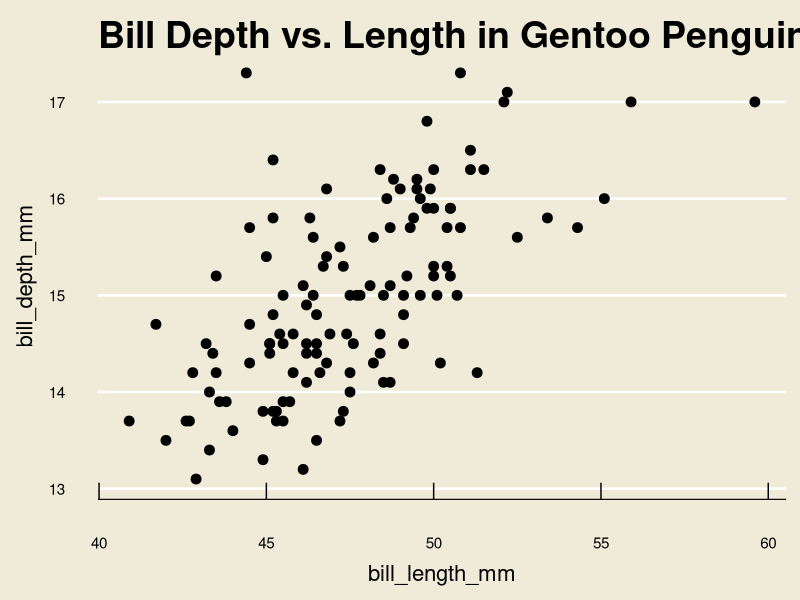
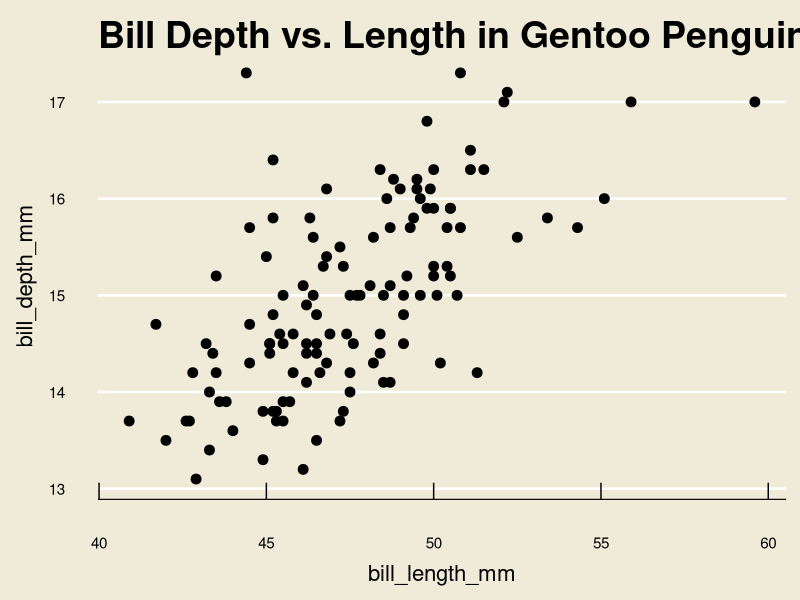
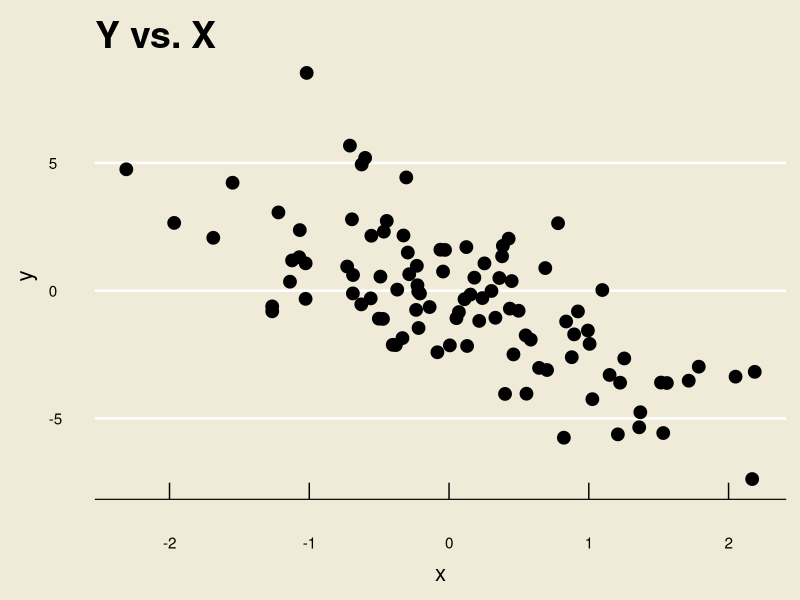
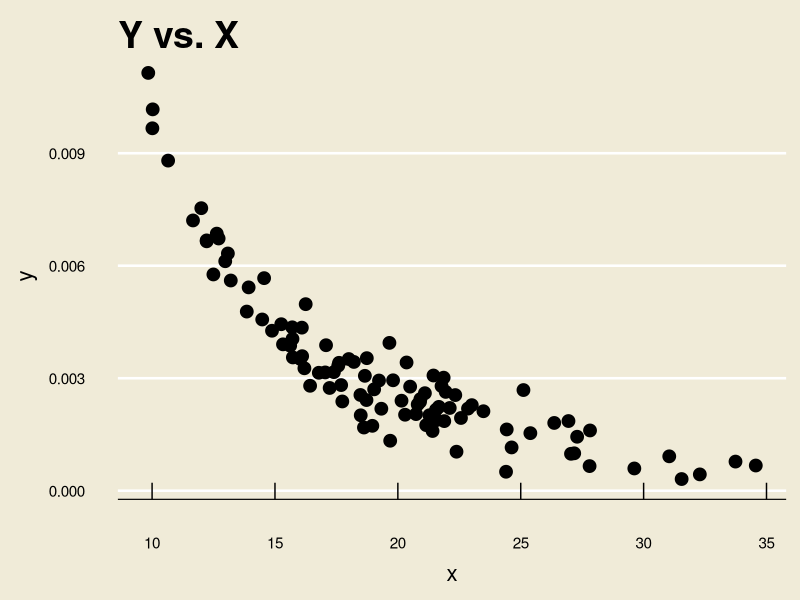
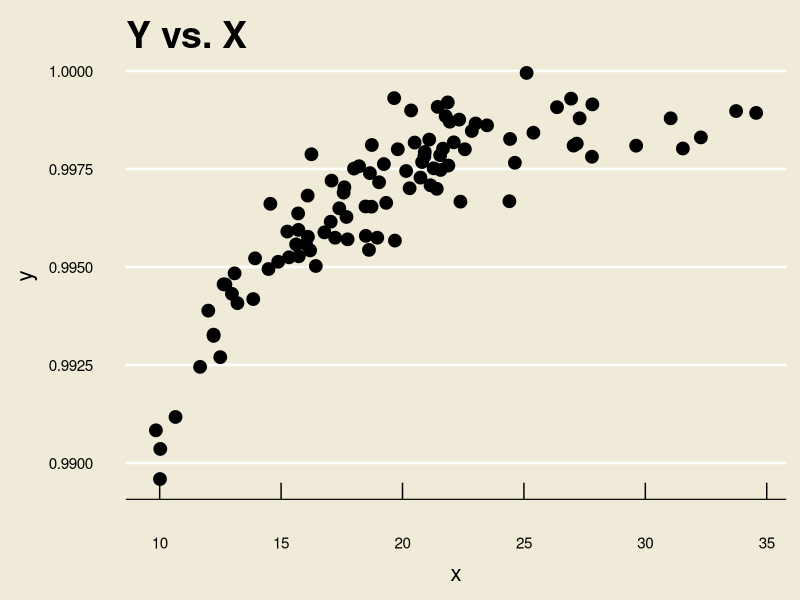
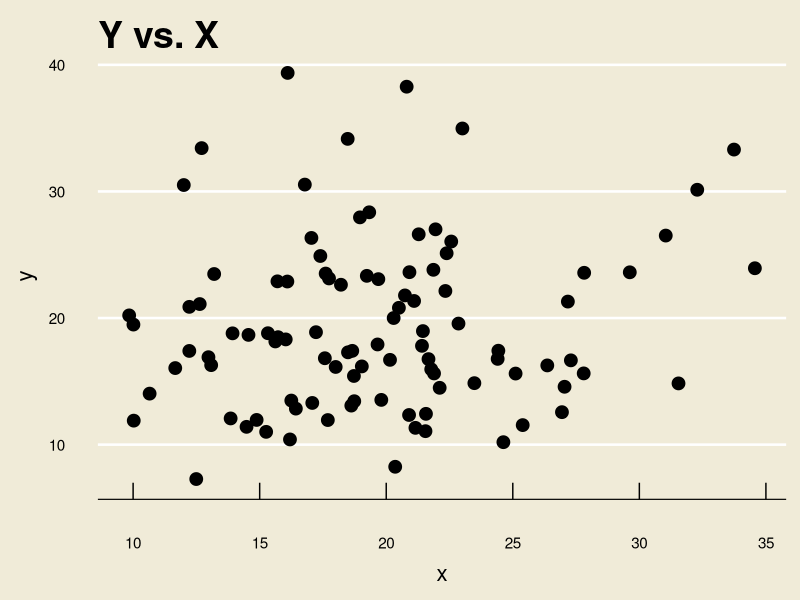
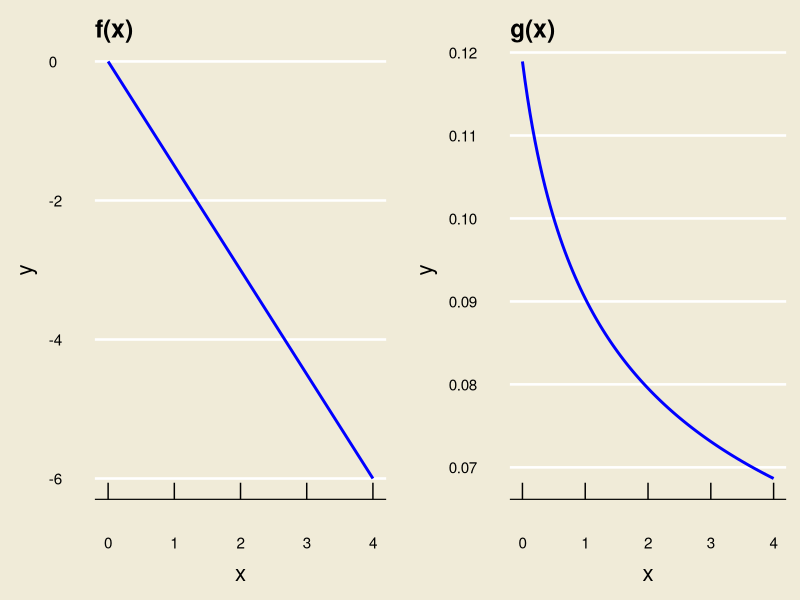
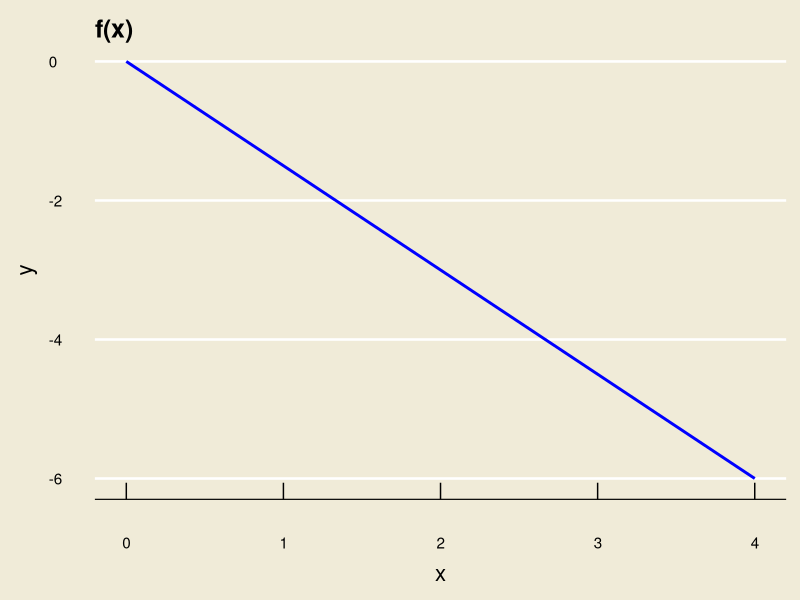

Recreate these plots in R, in order.
## ---- chunk 1
library(tidyverse)
library(ggthemes)
library(gridExtra)
## ---- chunk 2
#| class-output: hscroll

library(palmerpenguins)
library(tibble)

# cat(format(as_tibble(mtcars))[-3L], sep = "\n")
gentoo <- penguins %>% filter(species == "Gentoo")

cat(format(as_tibble(gentoo[,3:4]))[-c(3L, 1L)], sep = "\n")
## ---- chunk 3
library(tidyverse)

penguins %>% filter(species == "Gentoo") %>%
  ggplot(aes(x = bill_length_mm, y = bill_depth_mm)) +
  geom_point(size = 3) +
  theme_economist(base_size = 24) +
  ggtitle("Bill Depth vs. Length in Gentoo Penguins") +
  theme(panel.background = element_rect("#f0ebd8"),
        plot.background = element_rect(fill = "#f0ebd8"),
        axis.title.y = element_text(size = 16,
                                    margin = margin(
                                      t = 0, 
                                      r = 10,
                                      b = 0, 
                                      l = 0)),
        axis.title.x = element_text(size = 16,
                                    margin = margin(
                                      t = 10, 
                                      r = 0,
                                      b = 0, 
                                      l = 0)),
        title = element_text(size = 18)
  )
## ---- chunk 4
library(tidyverse)

gentoo %>%
  ggplot(aes(x = bill_length_mm, y = bill_depth_mm)) +
  geom_point(size = 3) +
  theme_economist(base_size = 24) +
  ggtitle("Bill Depth vs. Length in Gentoo Penguins") +
  theme(panel.background = element_rect("#f0ebd8"),
        plot.background = element_rect(fill = "#f0ebd8"),
        axis.title.y = element_text(size = 16,
                                    margin = margin(
                                      t = 0, 
                                      r = 10,
                                      b = 0, 
                                      l = 0)),
        axis.title.x = element_text(size = 16,
                                    margin = margin(
                                      t = 10, 
                                      r = 0,
                                      b = 0, 
                                      l = 0)),
        title = element_text(size = 18)
  )
## ---- chunk 5
set.seed(123)
x <- rnorm(100)
y <- -2 * x + rnorm(100, 0, 2)

data.frame(x, y) %>%
  ggplot(aes(x = x, y = y)) +
  geom_point(size = 4) +
  theme_economist(base_size = 24) +
  ggtitle("Y vs. X") +
  theme(panel.background = element_rect("#f0ebd8"),
        plot.background = element_rect(fill = "#f0ebd8"),
        axis.title.y = element_text(size = 16,
                                    margin = margin(
                                      t = 0, 
                                      r = 10,
                                      b = 0, 
                                      l = 0)),
        axis.title.x = element_text(size = 16,
                                    margin = margin(
                                      t = 10, 
                                      r = 0,
                                      b = 0, 
                                      l = 0)),
        title = element_text(size = 18)
  )
## ---- chunk 6
set.seed(123)
x <- rchisq(100, 20)
y <- (1 / x^2) + rnorm(100, 0, 0.0005)

data.frame(x, y) %>%
  ggplot(aes(x = x, y = y)) +
  geom_point(size = 4) +
  theme_economist(base_size = 24) +
  ggtitle("Y vs. X") +
  theme(panel.background = element_rect("#f0ebd8"),
        plot.background = element_rect(fill = "#f0ebd8"),
        axis.title.y = element_text(size = 16,
                                    margin = margin(
                                      t = 0, 
                                      r = 10,
                                      b = 0, 
                                      l = 0)),
        axis.title.x = element_text(size = 16,
                                    margin = margin(
                                      t = 10, 
                                      r = 0,
                                      b = 0, 
                                      l = 0)),
        title = element_text(size = 18)
  )
## ---- chunk 7
set.seed(123)
x <- rchisq(100, 20)
y <- 1 - (1/x^2)  + rnorm(100, 0, 0.0007)

data.frame(x, y) %>%
  ggplot(aes(x = x, y = y)) +
  geom_point(size = 4) +
  theme_economist(base_size = 24) +
  ggtitle("Y vs. X") +
  theme(panel.background = element_rect("#f0ebd8"),
        plot.background = element_rect(fill = "#f0ebd8"),
        axis.title.y = element_text(size = 16,
                                    margin = margin(
                                      t = 0, 
                                      r = 10,
                                      b = 0, 
                                      l = 0)),
        axis.title.x = element_text(size = 16,
                                    margin = margin(
                                      t = 10, 
                                      r = 0,
                                      b = 0, 
                                      l = 0)),
        title = element_text(size = 18)
  )
## ---- chunk 8
set.seed(123)
x <- rchisq(100, 20)
y <- rchisq(100, 20)

data.frame(x, y) %>%
  ggplot(aes(x = x, y = y)) +
  geom_point(size = 4) +
  theme_economist(base_size = 24) +
  ggtitle("Y vs. X") +
  theme(panel.background = element_rect("#f0ebd8"),
        plot.background = element_rect(fill = "#f0ebd8"),
        axis.title.y = element_text(size = 16,
                                    margin = margin(
                                      t = 0, 
                                      r = 10,
                                      b = 0, 
                                      l = 0)),
        axis.title.x = element_text(size = 16,
                                    margin = margin(
                                      t = 10, 
                                      r = 0,
                                      b = 0, 
                                      l = 0)),
        title = element_text(size = 18)
  )
## ---- chunk 9
f <- function(x){return(-1.5*x)}
p1 <- data.frame(x = seq(0, 4, by = 0.1)) %>%
  ggplot(aes(x = x)) +
  stat_function(fun = f, col = "blue", linewidth = 1) +
  theme_economist(base_size = 24) +
  ggtitle("f(x)") +
  theme(panel.background = element_rect("#f0ebd8"),
        plot.background = element_rect(fill = "#f0ebd8"),
        axis.title.y = element_text(size = 16,
                                    margin = margin(
                                      t = 0, 
                                      r = 10,
                                      b = 0, 
                                      l = 0)),
        axis.title.x = element_text(size = 16,
                                    margin = margin(
                                      t = 10, 
                                      r = 0,
                                      b = 0, 
                                      l = 0)),
        title = element_text(size = 12)
  )

g <- function(x){return(0.1/((x + 0.5)^0.25))}
p2 <- data.frame(x = seq(0, 4, by = 0.1)) %>%
  ggplot(aes(x = x)) +
  stat_function(fun = g, col = "blue", linewidth = 1) +
  theme_economist(base_size = 24) +
  ggtitle("g(x)") +
  theme(panel.background = element_rect("#f0ebd8"),
        plot.background = element_rect(fill = "#f0ebd8"),
        axis.title.y = element_text(size = 16,
                                    margin = margin(
                                      t = 0, 
                                      r = 10,
                                      b = 0, 
                                      l = 0)),
        axis.title.x = element_text(size = 16,
                                    margin = margin(
                                      t = 10, 
                                      r = 0,
                                      b = 0, 
                                      l = 0)),
        title = element_text(size = 12)
  ) 

grid.arrange(p1, p2, ncol = 2)
## ---- chunk 10
p1
## ---- chunk 11
p2
## ---- chunk 12
dat <- read.csv("grade_data.csv", header = T)
dat
## ---- chunk 13

dat %>%
  ggplot(aes(x = ltr_grd, y = stdy_hrs)) +
  stat_boxplot(geom = "errorbar", 
               width = 0.25,
               linewidth = 1) +
  geom_boxplot(fill =  "#7f9ab5", 
               size = 1,
               outlier.size = 4) +
  theme_economist(base_size = 18) +
  ggtitle("Weekly Study Hrs vs. Letter Grade") +
  theme(panel.background = element_rect("#f0ebd8"),
        plot.background = element_rect(fill = "#f0ebd8"),
        axis.title.y = element_text(size = 16,
                                    margin = margin(
                                      t = 0, 
                                      r = 10,
                                      b = 0, 
                                      l = 0)),
        axis.title.x = element_text(size = 16,
                                    margin = margin(
                                      t = 10, 
                                      r = 0,
                                      b = 0, 
                                      l = 0)),
        title = element_text(size = 18,
                                    margin = margin(
                                      t = 0, 
                                      r = 0,
                                      b = 10, 
                                      l = 0))
  ) 
## ---- chunk 14
#| class-output: hscroll

set.seed(130)
x <- rnorm(140, 80, 5)
x <- round(x, 3)
x
## ---- chunk 15
set.seed(123)
x <- rnorm(100, 6)
data.frame(x) %>%
  ggplot(aes(x = x)) +
  stat_boxplot(geom = "errorbar", 
               width = 0.25,
               linewidth = 1) +
  geom_boxplot(fill =  "#7f9ab5", 
               size = 1,
               outlier.size = 4) +
  theme_economist(base_size = 18) +
  theme(panel.background = element_rect("#f0ebd8"),
        plot.background = element_rect(fill = "#f0ebd8"),
        axis.title.y = element_text(size = 16,
                                    margin = margin(
                                      t = 0, 
                                      r = 10,
                                      b = 0, 
                                      l = 0)),
        axis.title.x = element_text(size = 16),
        axis.text.y = element_blank()
  ) +
  ylim(c(-0.75, 0.75)) +
  ggtitle("Boxplot of X")
